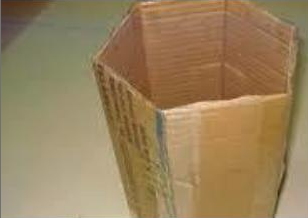
#> input picture test.png, 308 x 218 px; its folder holds only this picture in this run
$ python -i preprocess.py   (imports and definitions only)
#> lines starting #> are read from the running program, lines starting #| are printed output that depends on the picture
#> further down, picture is the input picture: shape (218, 308, 3); mean B, G, R 92, 128.8, 152.6
"""
处理新数据集: DIP图像 + 有害垃圾照片
流水线: Resize -> GaussianBlur -> CLAHE -> Sharpen
"""
import cv2
import os
import glob
import numpy as np


def resize_image(img, max_size=1280):
#> called with max_size = 1280
    h, w = img.shape[:2]
#> h = 218; w = 308
    if max(h, w) > max_size:
        scale = max_size / max(h, w)
        new_w, new_h = int(w * scale), int(h * scale)
        img = cv2.resize(img, (new_w, new_h), interpolation=cv2.INTER_AREA)
    return img


def denoise_gaussian(img, kernel=3):
#> called with kernel = 3
    return cv2.GaussianBlur(img, (kernel, kernel), 0)


def enhance_clahe(img, clip_limit=2.0, tile_size=8):
#> called with clip_limit = 2, tile_size = 8
    lab = cv2.cvtColor(img, cv2.COLOR_BGR2LAB)
#> lab: shape (218, 308, 3); mean of channels 0, 1, 2 140.9, 132.1, 151.5
    l, a, b = cv2.split(lab)
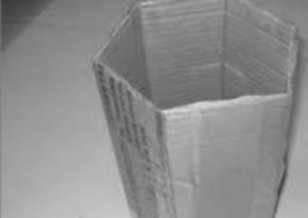
#> l: shape (218, 308); min 58, max 215, mean 140.9
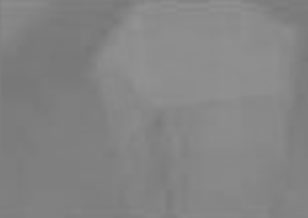
#> a: shape (218, 308); min 118, max 147, mean 132.1
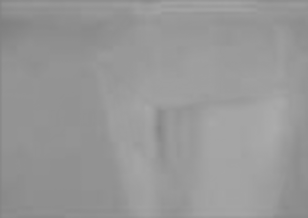
#> b: shape (218, 308); min 127, max 172, mean 151.5
    clahe = cv2.createCLAHE(clipLimit=clip_limit, tileGridSize=(tile_size, tile_size))
    l = clahe.apply(l)
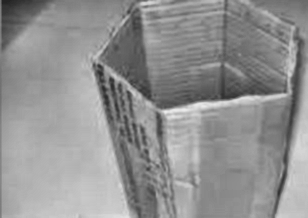
#> l: shape (218, 308); min 36, max 236, mean 145.4
    img = cv2.cvtColor(cv2.merge([l, a, b]), cv2.COLOR_LAB2BGR)
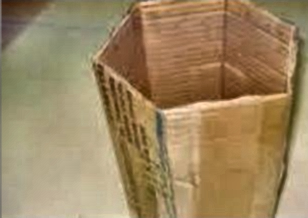
#> img: shape (218, 308, 3); mean B, G, R 96.8, 133.9, 157.6
    return img


def sharpen_unsharp(img, strength=1.5):
#> called with strength = 1.5
    blur = cv2.GaussianBlur(img, (5, 5), 1.0)
    img = cv2.addWeighted(img, strength, blur, -(strength - 1), 0)
    return img


def preprocess(img):
    img = resize_image(img, max_size=1280)
    img = denoise_gaussian(img, kernel=3)
    img = enhance_clahe(img, clip_limit=2.0, tile_size=8)
    img = sharpen_unsharp(img, strength=1.5)
    return img


# [75 lines left out: functions make_comparison, imread_unicode, imwrite_unicode, process_directory, not called in this run]


# [26 lines not run here, left out]

>>> import cv2
>>> picture = cv2.imread('../test.png')
>>> result = preprocess(picture)
